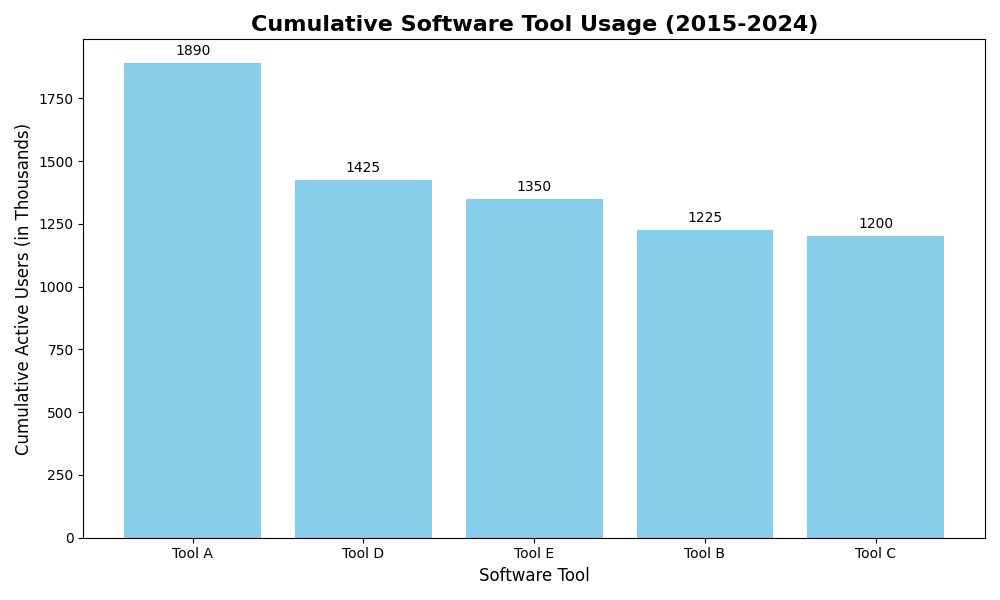

Reproduce this figure in Python.
import numpy as np
import matplotlib.pyplot as plt

# Define the software tools and their cumulative active users over 10 years
software_tools = ["Tool A", "Tool B", "Tool C", "Tool D", "Tool E"]
cumulative_active_users = np.array([1890, 1225, 1200, 1425, 1350])

# Sort the data in descending order
sorted_indices = np.argsort(cumulative_active_users)[::-1]
sorted_tools = [software_tools[i] for i in sorted_indices]
sorted_active_users = cumulative_active_users[sorted_indices]

fig, ax = plt.subplots(figsize=(10, 6))
ax.bar(sorted_tools, sorted_active_users, color='skyblue')

# Set axis labels and title
ax.set_xlabel('Software Tool', fontsize=12)
ax.set_ylabel('Cumulative Active Users (in Thousands)', fontsize=12)
ax.set_title('Cumulative Software Tool Usage (2015-2024)', fontsize=16, fontweight='bold')

# Display the values on top of bars
for i, v in enumerate(sorted_active_users):
    ax.text(i, v + 20, str(v), ha='center', va='bottom', fontsize=10)

plt.tight_layout()
plt.show()
